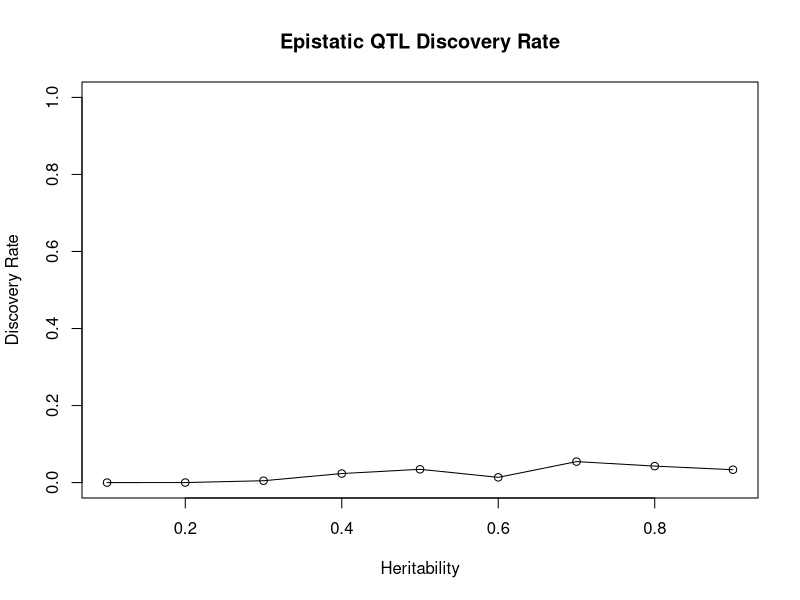

This chart was generated by the following R code:
## ---- chunk 1

setwd("/Users/hiagh/OneDrive/Documents/GitHub/sim_analyses/results/")

herit01 <- read.csv("results.epistatic.0.1.csv", header = T, row.names = 1)
foo01 <- (herit01[1,])

for(i in 2:800){
  if(!i %% 2){
  foo01 <- rbind(foo01, herit01[i,])
  
    }
}
rownames <- matrix(NA, nrow = 400, ncol = 1)
for(i in 2:800){
  if(!i %% 2){
  rownames[i/2,] <- paste(rownames(herit01[i,]), rownames(herit01[i+1,]), sep = "x")
}}
rownames(foo01) <- c("threshold", rownames)
results1 <- matrix(NA, nrow = 400, ncol = 100)
for(i in 1:100){
  for(j in 2:401){
    if(foo01[j,i]>foo01[1,i]){results1[j-1,i] <- print(foo01[j,i])}
  }}
row.names(results1) <- rownames
H01 <- length(results1[which(is.na(results1) == F)])

## ---- chunk 2

setwd("/Users/hiagh/OneDrive/Documents/GitHub/sim_analyses/results/")

herit02 <- read.csv("results.epistatic.0.2.csv", header = T, row.names = 1)
foo02 <- (herit02[1,])

for(i in 2:800){
  if(!i %% 2){
  foo02 <- rbind(foo02, herit02[i,])
  
    }
}
rownames <- matrix(NA, nrow = 400, ncol = 1)
for(i in 2:800){
  if(!i %% 2){
  rownames[i/2,] <- paste(rownames(herit02[i,]), rownames(herit02[i+1,]), sep = "x")
}}
rownames(foo02) <- c("threshold", rownames)
results2 <- matrix(NA, nrow = 400, ncol = 100)
for(i in 1:100){
  for(j in 2:401){
    if(foo02[j,i]>foo02[1,i]){results2[j-1,i] <- print(foo02[j,i])}
  }}
row.names(results2) <- rownames
H02 <- length(results2[which(is.na(results2) == F)])

## ---- chunk 3

setwd("/Users/hiagh/OneDrive/Documents/GitHub/sim_analyses/results/")

herit03 <- read.csv("results.epistatic.0.3.csv", header = T, row.names = 1)
foo03 <- (herit03[1,])

for(i in 2:800){
  if(!i %% 2){
  foo03 <- rbind(foo03, herit03[i,])
  
    }
}
rownames <- matrix(NA, nrow = 400, ncol = 1)
for(i in 2:800){
  if(!i %% 2){
  rownames[i/2,] <- paste(rownames(herit03[i,]), rownames(herit03[i+1,]), sep = "x")
}}
rownames(foo03) <- c("threshold", rownames)
results3 <- matrix(NA, nrow = 400, ncol = 100)
for(i in 1:100){
  for(j in 2:401){
    if(foo03[j,i]>foo03[1,i]){results3[j-1,i] <- print(foo03[j,i])}
  }}
row.names(results3) <- rownames
H03 <- length(results3[which(is.na(results3) == F)])

## ---- chunk 4

setwd("/Users/hiagh/OneDrive/Documents/GitHub/sim_analyses/results/")

herit04 <- read.csv("results.epistatic.0.4.csv", header = T, row.names = 1)
foo04 <- (herit04[1,])

for(i in 2:800){
  if(!i %% 2){
  foo04 <- rbind(foo04, herit04[i,])
  
    }
}
rownames <- matrix(NA, nrow = 400, ncol = 1)
for(i in 2:800){
  if(!i %% 2){
  rownames[i/2,] <- paste(rownames(herit04[i,]), rownames(herit04[i+1,]), sep = "x")
}}
rownames(foo04) <- c("threshold", rownames)
results4 <- matrix(NA, nrow = 400, ncol = 100)
for(i in 1:100){
  for(j in 2:401){
    if(foo04[j,i]>foo04[1,i]){results4[j-1,i] <- print(foo04[j,i])}
  }}
row.names(results4) <- rownames
H04 <- length(results4[which(is.na(results4) == F)])

## ---- chunk 5

setwd("/Users/hiagh/OneDrive/Documents/GitHub/sim_analyses/results/")

herit05 <- read.csv("results.epistatic.0.5.csv", header = T, row.names = 1)
foo05 <- (herit05[1,])

for(i in 2:800){
  if(!i %% 2){
  foo05 <- rbind(foo05, herit05[i,])
  
    }
}
rownames <- matrix(NA, nrow = 400, ncol = 1)
for(i in 2:800){
  if(!i %% 2){
  rownames[i/2,] <- paste(rownames(herit05[i,]), rownames(herit05[i+1,]), sep = "x")
}}
rownames(foo05) <- c("threshold", rownames)
results5 <- matrix(NA, nrow = 400, ncol = 100)
for(i in 1:100){
  for(j in 2:401){
    if(foo05[j,i]>foo05[1,i]){results5[j-1,i] <- print(foo05[j,i])}
  }}
row.names(results5) <- rownames
H05 <- length(results5[which(is.na(results5) == F)])

## ---- chunk 6

setwd("/Users/hiagh/OneDrive/Documents/GitHub/sim_analyses/results/")

herit06 <- read.csv("results.epistatic.0.6.csv", header = T, row.names = 1)
foo06 <- (herit06[1,])

for(i in 2:800){
  if(!i %% 2){
  foo06 <- rbind(foo06, herit06[i,])
  
    }
}
rownames <- matrix(NA, nrow = 400, ncol = 1)
for(i in 2:800){
  if(!i %% 2){
  rownames[i/2,] <- paste(rownames(herit06[i,]), rownames(herit06[i+1,]), sep = "x")
}}
rownames(foo06) <- c("threshold", rownames)
results6 <- matrix(NA, nrow = 400, ncol = 100)
for(i in 1:100){
  for(j in 2:401){
    if(foo06[j,i]>foo06[1,i]){results6[j-1,i] <- print(foo06[j,i])}
  }}
row.names(results6) <- rownames
H06 <- length(results6[which(is.na(results6) == F)])

## ---- chunk 7

setwd("/Users/hiagh/OneDrive/Documents/GitHub/sim_analyses/results/")

herit07 <- read.csv("results.epistatic.0.7.csv", header = T, row.names = 1)
foo07 <- (herit07[1,])

for(i in 2:800){
  if(!i %% 2){
  foo07 <- rbind(foo07, herit07[i,])
  
    }
}
rownames <- matrix(NA, nrow = 400, ncol = 1)
for(i in 2:800){
  if(!i %% 2){
  rownames[i/2,] <- paste(rownames(herit07[i,]), rownames(herit07[i+1,]), sep = "x")
}}
rownames(foo07) <- c("threshold", rownames)
results7 <- matrix(NA, nrow = 400, ncol = 100)
for(i in 1:100){
  for(j in 2:401){
    if(foo07[j,i]>foo07[1,i]){results7[j-1,i] <- print(foo07[j,i])}
  }}
row.names(results7) <- rownames

H07 <- length(results7[which(is.na(results7) == F)])

## ---- chunk 8

setwd("/Users/hiagh/OneDrive/Documents/GitHub/sim_analyses/results/")

herit08 <- read.csv("results.epistatic.0.8.csv", header = T, row.names = 1)
foo08 <- (herit08[1,])

for(i in 2:800){
  if(!i %% 2){
  foo08 <- rbind(foo08, herit08[i,])
  
    }
}
rownames <- matrix(NA, nrow = 400, ncol = 1)
for(i in 2:800){
  if(!i %% 2){
  rownames[i/2,] <- paste(rownames(herit08[i,]), rownames(herit08[i+1,]), sep = "x")
}}
rownames(foo08) <- c("threshold", rownames)
results8 <- matrix(NA, nrow = 400, ncol = 100)
for(i in 1:100){
  for(j in 2:401){
    if(foo08[j,i]>foo08[1,i]){results8[j-1,i] <- print(foo08[j,i])}
  }}
row.names(results8) <- rownames

H08 <- length(results8[which(is.na(results8) == F)])

## ---- chunk 9

setwd("/Users/hiagh/OneDrive/Documents/GitHub/sim_analyses/results/")

herit09 <- read.csv("results.epistatic.0.9.csv", header = T, row.names = 1)
foo09 <- (herit09[1,])

for(i in 2:800){
  if(!i %% 2){
  foo09 <- rbind(foo09, herit09[i,])
  
    }
}
rownames <- matrix(NA, nrow = 400, ncol = 1)
for(i in 2:800){
  if(!i %% 2){
  rownames[i/2,] <- paste(rownames(herit09[i,]), rownames(herit09[i+1,]), sep = "x")
}}
rownames(foo09) <- c("threshold", rownames)
results9 <- matrix(NA, nrow = 400, ncol = 100)
for(i in 1:100){
  for(j in 2:401){
    if(foo09[j,i]>foo09[1,i]){results9[j-1,i] <- print(foo09[j,i])}
  }}
row.names(results9) <- rownames

H09 <- length(results9[which(is.na(results9) == F)])

## ---- chunk 10
plot(c(0.1, 0.2, 0.3, 0.4, 0.5, 0.6, 0.7, 0.8, 0.9),c(H01/40000,H02/40000,H03/40000,H04/40000,H05/40000,H06/40000,H07/40000,H08/40000,H09/40000),
     type = "o", main = "Epistatic QTL Discovery Rate", xlab = "Heritability", ylab = "Discovery Rate", ylim = 0:1)
